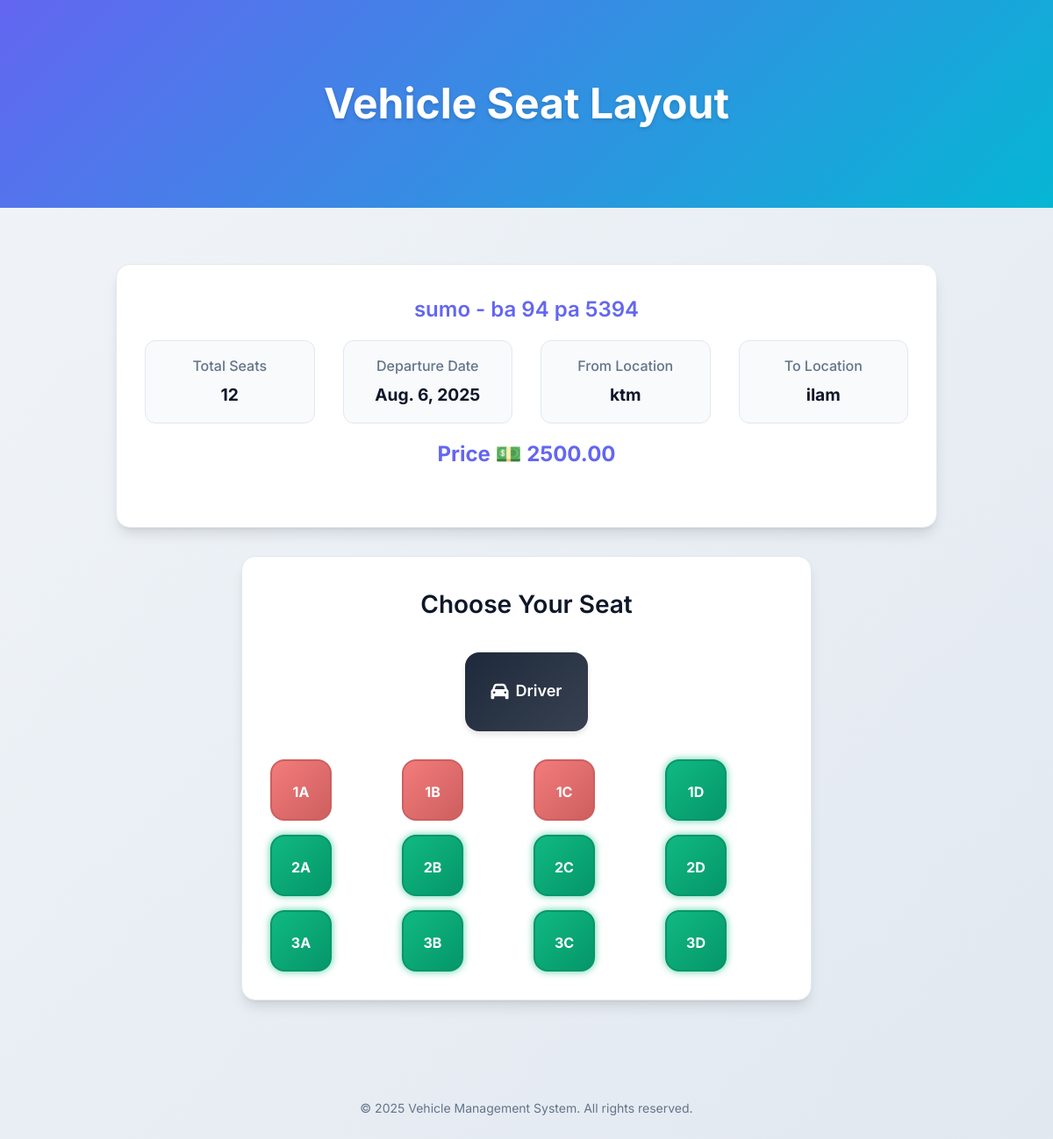
/vehicles/11/seats/, run on the app's committed database.
### ticket/models.py (models this page shows, shortened)
class Vehicle(models.Model):
    vehicle_type = models.CharField(max_length=100)
    vehicle_number = models.CharField(max_length=15)
    departure_date = models.DateField(default=timezone.now)
    from_location = models.CharField(max_length=100,  default='Unknown')
    to_location= models.CharField(max_length=100, default='Unknown')
    total_seats = models.IntegerField()
    price = models.DecimalField(max_digits=10, decimal_places=2, default=0.00)

class Seat(models.Model):
    vehicle = models.ForeignKey(Vehicle, on_delete=models.CASCADE, related_name='seats')
    seat_label = models.CharField(max_length=5)
    booked = models.BooleanField(default=False)

### ticket/views.py (the view)
# urls.py: path('vehicles/<int:vehicle_id>/seats/', views.seat_selection_view, name='seat_selection'),
def seat_selection_view(request, vehicle_id):
    vehicle = get_object_or_404(Vehicle, id=vehicle_id)
    seats = Seat.objects.filter(vehicle=vehicle).order_by('seat_label')
    booked_labels_qs = Bookings.objects.filter(
        vehicle_id=vehicle.id,
        payment_status=True
    ).values_list('seat_label', flat=True)
    booked_seat_labels = set(label.upper() for label in booked_labels_qs if label)
    context = {
        'vehicle': vehicle,
        'seats': seats,
        'booked_seat_labels': booked_seat_labels,
    }
    return render(request, 'ticket/vehiclelist.html', context)

### ticket/templates/ticket/vehiclelist.html (shortened to what this page needs)
{% load static %}
<!DOCTYPE html>
<html lang="en">
<head>
    <link href="https://cdnjs.cloudflare.com/ajax/libs/font-awesome/6.0.0/css/all.min.css" rel="stylesheet" />
</head>
<body>
    <header>
        <div class="container">
            <h1>Vehicle Seat Layout</h1>
        </div>
    </header>
    <main class="container">
        <section class="vehicle-info">
            <h2>{{ vehicle.vehicle_type }} - {{ vehicle.vehicle_number }}</h2>
            <div class="info-grid">
                <div class="info-item">
                    <div class="info-label">Total Seats</div>
                    <div class="info-value">{{ vehicle.total_seats }}</div>
                </div>
                <div class="info-item">
                    <div class="info-label">Departure Date</div>
                    <div class="info-value">{{ vehicle.departure_date }}</div>
                </div>
                <div class="info-item">
                    <div class="info-label">From Location</div>
                    <div class="info-value">{{ vehicle.from_location }}</div>
                </div>
                <div class="info-item">
                    <div class="info-label">To Location</div>
                    <div class="info-value">{{ vehicle.to_location }}</div>
                </div>
            </div>
            <div class="price">Price 💵 {{ vehicle.price }}</div>
        </section>
        <section class="seat-container">
            <h3>Choose Your Seat</h3>
            <div class="driver-area">Driver</div>
            <div class="seat-grid">
                {% for seat in seats %}
                    {% if seat.seat_label in booked_seat_labels %}
                        <div class="seat booked">{{ seat.seat_label }}</div>
                    {% else %}
                        <div class="seat available">{{ seat.seat_label }}</div>
                    {% endif %}
                {% endfor %}
            </div>
        </section>
    </main>
    <footer>
        &copy; {% now "Y" %} Vehicle Management System. All rights reserved.
    </footer>
</body>
</html>

### ticket/templates/ticket/vehiclelist.html (style rules this page uses)
:root { --primary-color: #6366f1; --accent-color: #06b6d4; --success-color: #10b981; --error-color: #ef4444; --light-gray: #f8fafc; --medium-gray: #e2e8f0; --text-primary: #0f172a; --text-secondary: #64748b; --white: #ffffff; --shadow-lg: 0 10px 15px -3px rgb(0 0 0 / 0.1), 0 4px 6px -4px rgb(0 0 0 / 0.1); }
* { margin: 0; padding: 0; box-sizing: border-box; }
body { font-family: 'Inter', sans-serif; background: linear-gradient(135deg, #f1f5f9 0%, #e2e8f0 100%); color: var(--text-primary); min-height: 100vh; line-height: 1.6; }
.container { max-width: 1000px; margin: 0 auto; padding: 2rem; }
header { background: linear-gradient(135deg, var(--primary-color) 0%, var(--accent-color) 100%); color: white; padding: 3rem 0; text-align: center; margin-bottom: 2rem; }
h1 { font-size: 3rem; font-weight: 700; text-shadow: 0 2px 4px rgba(0,0,0,0.15); }
.vehicle-info { background: var(--white); border-radius: 1rem; padding: 2rem; margin-bottom: 2rem; box-shadow: var(--shadow-lg); border: 1px solid var(--medium-gray); text-align: center; }
.vehicle-info h2 { margin-bottom: 1rem; font-weight: 600; color: var(--primary-color); }
.info-grid { display: flex; justify-content: center; gap: 2rem; flex-wrap: wrap; }
.info-item { flex: 1 1 180px; background: var(--light-gray); border-radius: 0.75rem; padding: 1rem 1.5rem; border: 1px solid var(--medium-gray); text-align: center; transition: all 0.3s ease; }
.info-label { font-weight: 500; color: var(--text-secondary); margin-bottom: 0.25rem; }
.info-value { font-weight: 700; font-size: 1.2rem; }
.price { font-size: 1.5rem; font-weight: 700; margin: 1rem 0 2rem; color: var(--primary-color); }
.seat-container { background: var(--white); border-radius: 1rem; padding: 2rem; box-shadow: var(--shadow-lg); border: 1px solid var(--medium-gray); max-width: 650px; margin: 0 auto; }
.seat-container h3 { text-align: center; margin-bottom: 2rem; font-weight: 600; font-size: 1.75rem; }
.driver-area { width: 140px; height: 90px; background: linear-gradient(135deg, #1e293b 0%, #374151 100%); color: white; border-radius: 1rem; display: flex; align-items: center; justify-content: center; margin: 0 auto 2rem auto; font-weight: 600; font-size: 1.125rem; box-shadow: 0 4px 6px rgb(0 0 0 / 0.1); position: relative; }
.driver-area::before { content: '\f1b9'; font-family: 'Font Awesome 6 Free'; font-weight: 900; margin-right: 0.5rem; font-size: 1.25rem; }
.seat-grid { display: grid; grid-template-columns: repeat(4, 1fr); gap: 1rem; justify-content: center; }
.seat { width: 70px; height: 70px; border-radius: 1rem; font-weight: 700; font-size: 1rem; line-height: 70px; text-align: center; cursor: pointer; user-select: none; position: relative; transition: all 0.3s ease; border: 2px solid var(--medium-gray); color: var(--white); }
.seat.available { background: linear-gradient(135deg, var(--success-color) 0%, #059669 100%); box-shadow: 0 0 8px rgba(16, 185, 129, 0.7); border-color: #059669; }
.seat.booked { background: linear-gradient(135deg, var(--error-color) 0%, #b91c1c 100%); cursor: not-allowed; opacity: 0.7; border-color: #b91c1c; pointer-events: none; }
footer { margin-top: 3rem; padding: 2rem 0; text-align: center; color: #64748b; font-size: 0.875rem; }

### data on the page
Vehicle: vehicle_type "sumo", vehicle_number "ba 94 pa 5394", total_seats "12", departure_date "Aug. 6, 2025", from_location "ktm", to_location "ilam", price "2500.00"
Seat: seat_label "1A"
Seat: seat_label "1B"
Seat: seat_label "1C"
Seat: seat_label "1D"
Seat: seat_label "2A"
Seat: seat_label "2B"
Seat: seat_label "2C"
Seat: seat_label "2D"
Seat: seat_label "3A"
Seat: seat_label "3B"
Seat: seat_label "3C"
Seat: seat_label "3D"
